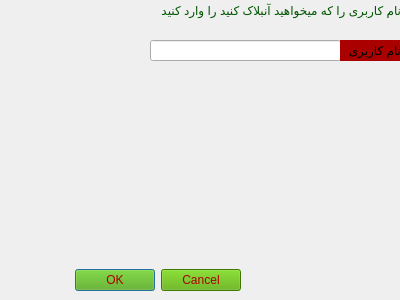
<?xml version="1.0" encoding="UTF-8"?>
<ui version="4.0">
 <class>unblock</class>
 <widget class="QDialog" name="unblock">
  <property name="geometry">
   <rect>
    <x>0</x>
    <y>0</y>
    <width>400</width>
    <height>300</height>
   </rect>
  </property>
  <property name="minimumSize">
   <size>
    <width>400</width>
    <height>300</height>
   </size>
  </property>
  <property name="maximumSize">
   <size>
    <width>400</width>
    <height>300</height>
   </size>
  </property>
  <property name="windowTitle">
   <string>Dialog</string>
  </property>
  <property name="styleSheet">
   <string notr="true">background-image: url(:/photos/unblock.png);</string>
  </property>
  <widget class="QDialogButtonBox" name="buttonBox">
   <property name="geometry">
    <rect>
     <x>-160</x>
     <y>130</y>
     <width>401</width>
     <height>301</height>
    </rect>
   </property>
   <property name="styleSheet">
    <string notr="true">background-image: url();
color: rgb(170, 0, 0);
background-color: rgb(85, 170, 0);</string>
   </property>
   <property name="orientation">
    <enum>Qt::Horizontal</enum>
   </property>
   <property name="standardButtons">
    <set>QDialogButtonBox::Cancel|QDialogButtonBox::Ok</set>
   </property>
  </widget>
  <widget class="QLabel" name="label">
   <property name="geometry">
    <rect>
     <x>30</x>
     <y>0</y>
     <width>371</width>
     <height>20</height>
    </rect>
   </property>
   <property name="styleSheet">
    <string notr="true">background-image: url();
color: rgb(0, 85, 0);</string>
   </property>
   <property name="text">
    <string>نام کاربری را که میخواهید آنبلاک کنید را وارد کنید</string>
   </property>
  </widget>
  <widget class="QLineEdit" name="lineEdit">
   <property name="geometry">
    <rect>
     <x>150</x>
     <y>40</y>
     <width>191</width>
     <height>21</height>
    </rect>
   </property>
   <property name="styleSheet">
    <string notr="true">background-image: url();
</string>
   </property>
  </widget>
  <widget class="QLabel" name="label_2">
   <property name="geometry">
    <rect>
     <x>340</x>
     <y>40</y>
     <width>61</width>
     <height>21</height>
    </rect>
   </property>
   <property name="styleSheet">
    <string notr="true">background-image: url();
color: rgb(0, 0, 0);
background-color: rgb(170, 0, 0);</string>
   </property>
   <property name="text">
    <string>نام کاربری</string>
   </property>
  </widget>
 </widget>
 <resources/>
 <connections>
  <connection>
   <sender>buttonBox</sender>
   <signal>accepted()</signal>
   <receiver>unblock</receiver>
   <slot>accept()</slot>
   <hints>
    <hint type="sourcelabel">
     <x>248</x>
     <y>254</y>
    </hint>
    <hint type="destinationlabel">
     <x>157</x>
     <y>274</y>
    </hint>
   </hints>
  </connection>
  <connection>
   <sender>buttonBox</sender>
   <signal>rejected()</signal>
   <receiver>unblock</receiver>
   <slot>reject()</slot>
   <hints>
    <hint type="sourcelabel">
     <x>316</x>
     <y>260</y>
    </hint>
    <hint type="destinationlabel">
     <x>286</x>
     <y>274</y>
    </hint>
   </hints>
  </connection>
 </connections>
</ui>
